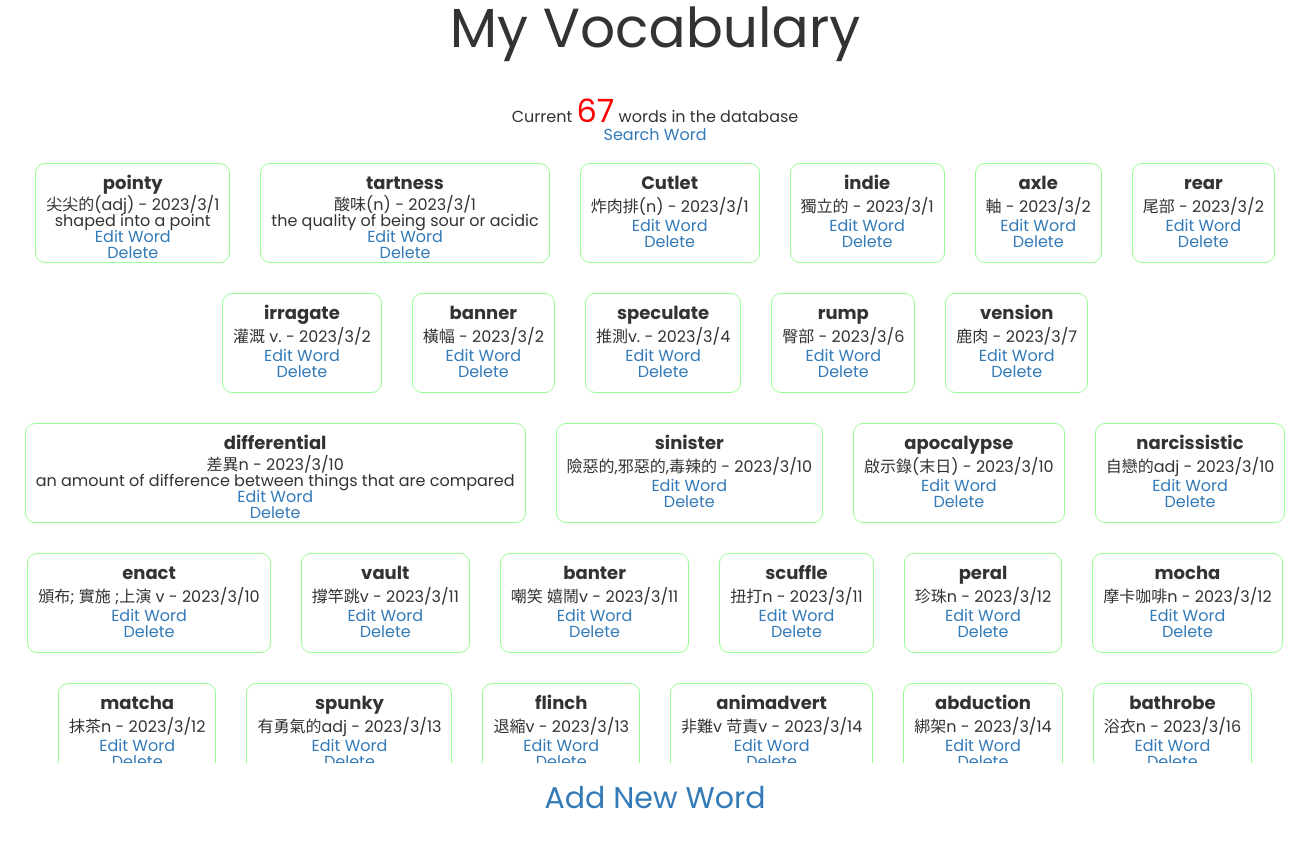
The page / on the database its author committed.
### main.py (models this page shows, shortened)
class Word(db.Model):
    id = db.Column(db.Integer, primary_key=True)
    english = db.Column(db.String(50), unique=True, nullable=False)
    chinese = db.Column(db.String(50), nullable=False)
    english_meaning = db.Column(db.String(200), nullable = True)
    date_added = db.Column(db.DateTime, nullable=False)

### main.py (the view)
@app.route('/',methods=["GET", "POST"])
def home():
    with app.app_context():
        all_words = db.session.query(Word).all()
        total_words = db.session.query(Word).count()
    return render_template("home.html", words=all_words, total = total_words)

### templates/home.html (shortened to what this page needs)
{% extends 'bootstrap/base.html' %}
{% block styles %}
    {{ super() }}
    <link rel="stylesheet" href="{{ url_for('static', filename='css/styles.css') }}">
{% endblock %}
{%block content%}
<h1>My Vocabulary</h1>
    <p class="for_subtitle">Current <span class="total_words">{{total}}</span> words in the database <br>
        <a href="{{url_for('search')}}">Search Word</a></p>
<div class="word_list">
    <ul>
        {% for word in words %}
        <li class="vocabulary_box">
            <span class="word_deco">{{word.english}}</span> {{word.chinese}} - {{word.date_added.year}}/{{word.date_added.month}}/{{word.date_added.day}} <br>
            {% if word.english_meaning != null: %}
            {{word.english_meaning}}
            {% endif %}
            <div class="function">
                <a href="{{ url_for('edit', id=word.id) }}">Edit Word</a><br>
                <a href="{{ url_for('delete', id=word.id) }}">Delete</a>
            </div>
        </li>
        {% endfor %}
    </ul>
    <a href="{{ url_for('add') }}" class="add_button">Add New Word</a>
</div>
{%endblock%}

### static/css/styles.css (style rules this page uses)
html, body, div, span, applet, object, iframe, h1, h2, h3, h4, h5, h6, p, blockquote, pre, a, abbr, acronym, address, big, cite, code, del, dfn, em, img, ins, kbd, q, s, samp, small, strike, strong, sub, sup, tt, var, b, u, i, center, dl, dt, dd, ol, ul, li, fieldset, form, label, legend, table, caption, tbody, tfoot, thead, tr, th, td, article, aside, canvas, details, embed, figure, figcaption, footer, header, hgroup, menu, nav, output, ruby, section, summary, time, mark, audio, video { margin: 0; padding: 0; border: 0; font-size: 100%; font: inherit; vertical-align: baseline; }
body { line-height: 1; font-family: 'Poppins'; }
ol, ul { list-style: none; }
h1 { text-align: center; font-size: 55px; }
.word_list { width: 1300px; height: 100vh; margin: 0 auto; padding-top: 20px; padding-bottom: 20px; text-align: center; }
ul { width: 100%; height:600px; display: flex; justify-content: center; gap:30px; overflow-y: scroll; overflow-x: hidden; flex-wrap: wrap; margin-bottom: 20px; }
.vocabulary_box { border-radius: 10px; display: flex; padding: 10px; flex-direction: column; justify-content: space-between; height: 100px; border: 1px solid palegreen; text-align: center; }
.for_subtitle { text-align: center; margin-top: 40px; }
.total_words { color:red; font-size: 32px; }
.add_button { font-size: 30px; }
.word_deco { font-size: 18px; font-weight: bold; margin-bottom: 5px; }

### rows shown on the page
Word: english "pointy", chinese "尖尖的(adj)", date_added.year "2023", date_added.month "3", date_added.day "1", english_meaning "shaped into a point"
Word: english "tartness", chinese "酸味(n)", date_added.year "2023", date_added.month "3", date_added.day "1", english_meaning "the quality of being sour or acidic"
Word: english "Cutlet", chinese "炸肉排(n)", date_added.year "2023", date_added.month "3", date_added.day "1"
Word: english "indie", chinese "獨立的", date_added.year "2023", date_added.month "3", date_added.day "1"
Word: english "axle", chinese "軸", date_added.year "2023", date_added.month "3", date_added.day "2"
Word: english "rear", chinese "尾部", date_added.year "2023", date_added.month "3", date_added.day "2"
Word: english "irragate", chinese "灌溉 v.", date_added.year "2023", date_added.month "3", date_added.day "2"
Word: english "banner", chinese "橫幅", date_added.year "2023", date_added.month "3", date_added.day "2"
Word: english "speculate", chinese "推測v.", date_added.year "2023", date_added.month "3", date_added.day "4"
Word: english "rump", chinese "臀部", date_added.year "2023", date_added.month "3", date_added.day "6"
Word: english "vension", chinese "鹿肉", date_added.year "2023", date_added.month "3", date_added.day "7"
Word: english "differential", chinese "差異n", date_added.year "2023", date_added.month "3", date_added.day "10", english_meaning "an amount of difference between things that are compared"
Word: english "sinister", chinese "險惡的,邪惡的,毒辣的", date_added.year "2023", date_added.month "3", date_added.day "10"
Word: english "apocalypse", chinese "啟示錄(末日)", date_added.year "2023", date_added.month "3", date_added.day "10"
Word: english "narcissistic", chinese "自戀的adj", date_added.year "2023", date_added.month "3", date_added.day "10"
Word: english "enact", chinese "頒布; 實施 ;上演 v", date_added.year "2023", date_added.month "3", date_added.day "10"
Word: english "vault", chinese "撐竿跳v", date_added.year "2023", date_added.month "3", date_added.day "11"
Word: english "banter", chinese "嘲笑 嬉鬧v", date_added.year "2023", date_added.month "3", date_added.day "11"
Word: english "scuffle", chinese "扭打n", date_added.year "2023", date_added.month "3", date_added.day "11"
Word: english "peral", chinese "珍珠n", date_added.year "2023", date_added.month "3", date_added.day "12"
Word: english "mocha", chinese "摩卡咖啡n", date_added.year "2023", date_added.month "3", date_added.day "12"
Word: english "matcha", chinese "抹茶n", date_added.year "2023", date_added.month "3", date_added.day "12"
Word: english "spunky", chinese "有勇氣的adj", date_added.year "2023", date_added.month "3", date_added.day "13"
Word: english "flinch", chinese "退縮v", date_added.year "2023", date_added.month "3", date_added.day "13"
Word: english "animadvert", chinese "非難v 苛責v", date_added.year "2023", date_added.month "3", date_added.day "14"
Word: english "abduction", chinese "綁架n", date_added.year "2023", date_added.month "3", date_added.day "14"
Word: english "bathrobe", chinese "浴衣n", date_added.year "2023", date_added.month "3", date_added.day "16"

### other values the page prints
{{ total }} "67"
